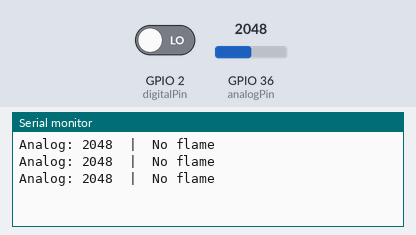
Recording of a sketch running on a simulated ESP32. Shown: the last lines printed to the serial monitor. The test bench sets the inputs (shaded band); at power-on: GPIO 2 (digitalPin) LOW, GPIO 36 (analogPin) = 2048.

Above: at 1.3 s.
1.4 s: GPIO 2 (digitalPin) driven HIGH
At 1.9 s:
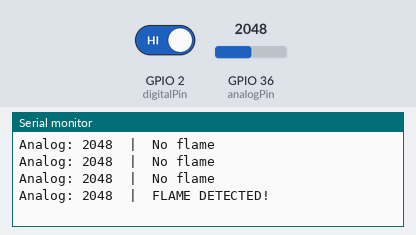
3.5 s: GPIO 36 (analogPin) set to 2866
At 3.9 s:
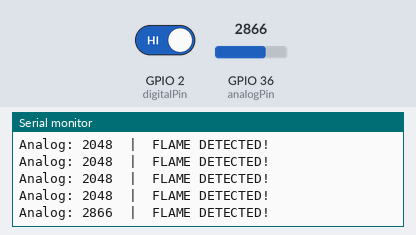
5.0 s: GPIO 36 (analogPin) set to 3603
At 5.4 s:
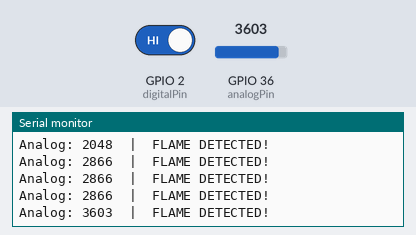
6.5 s: GPIO 2 (digitalPin) driven LOW
At 6.9 s:
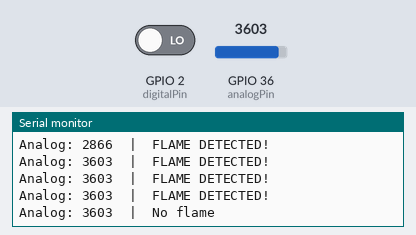
Timing chart, 0 to 9.0 s (numbered marks = the images above; inputs shaded):
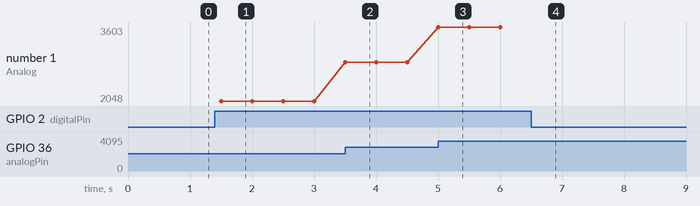

The sketch:

example.ino
```cpp
// Reads the analog IR intensity on A0 and the comparator digital output on D2, printing raw values and a flame/no-flame message over Serial.
//
// Buy this module: https://shillehtek.com/products/flame-sensor-ky-026-arduino-esp32-raspberry-pi
// Full manual: https://shillehtek.com/blogs/shillehtek-product-manuals/flame-sensor-ky-026-arduino-esp32-raspberry-pi-manual
// More examples: https://github.com/shillehbean/shillehtek-examples
//

// KY-026 Flame Sensor - Arduino Example
// A0 -> A0, D0 -> Digital Pin 2, + -> 5V, G -> GND

const int analogPin = A0;   // analog IR intensity
const int digitalPin = 2;   // comparator flame output

void setup() {
  Serial.begin(9600);
  pinMode(digitalPin, INPUT);
}

void loop() {
  // Read raw IR intensity (0-1023)
  int analogValue = analogRead(analogPin);

  // Read the comparator output: HIGH = flame above threshold
  int flameState = digitalRead(digitalPin);

  Serial.print("Analog: ");
  Serial.print(analogValue);

  if (flameState == HIGH) {
    Serial.println("  |  FLAME DETECTED!");
  } else {
    Serial.println("  |  No flame");
  }

  // Watch the analog value with and without a flame to learn
  // your board's baseline, then adjust the potentiometer so
  // D0 triggers exactly when you want it to.
  delay(500);
}
```

Measured:
- after the input at 1.4 s, the serial monitor: prints a new line after 0.10 s (image 1)
- after the input at 3.5 s, the serial monitor: prints a new line at once (image 2)
- after the input at 5.0 s, the serial monitor: prints a new line at once (image 3)
- after the input at 6.5 s, the serial monitor: prints a new line at once (image 4)
- plotted number 1: 2048 → 2866 after the input at 3.5 s, 2866 → 3603 after the input at 5.0 s
